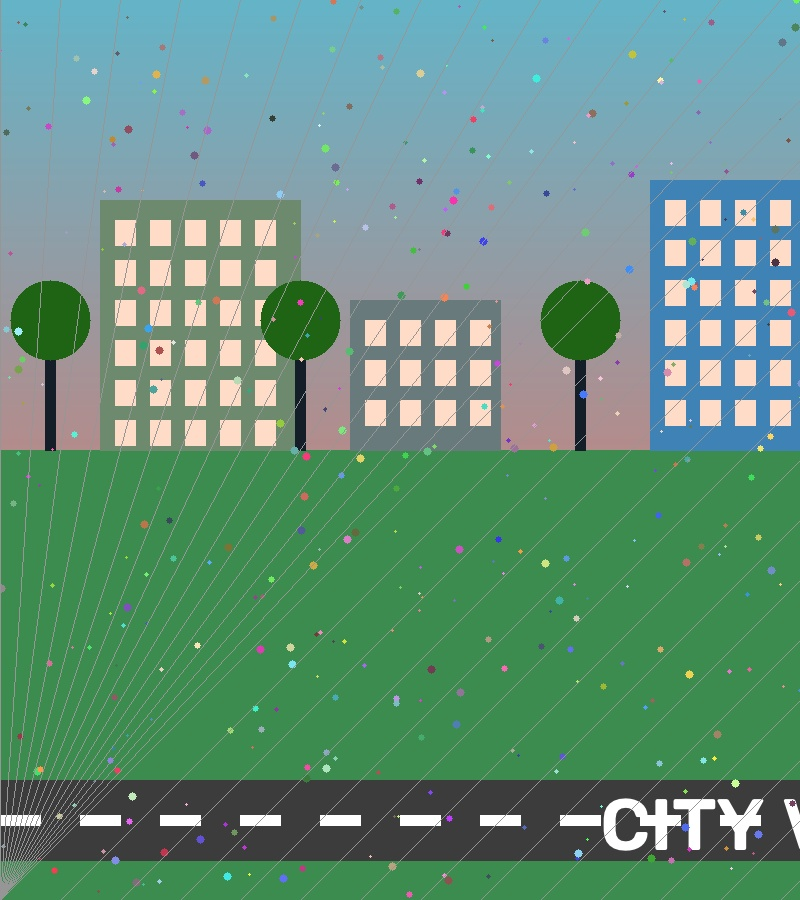
#> input picture feature_panorama/data/input/image1.jpg, 800 x 900 px
$ python -i stitching.py   (imports and definitions only)
#> lines starting #> are read from the running program, lines starting #| are printed output that depends on the picture
#> further down, picture is the input picture: shape (900, 800, 3); mean B, G, R 123.3, 145, 98.6
"""
stitching.py - Multi-image warping and blending for panorama construction.

Provides functions for:
- Computing panorama canvas from transformed corners
- Warping images to a common coordinate system using homographies
- Distance-transform-based weighted blending
- Cropping black borders
"""
import os
import cv2
import numpy as np


# [165 lines left out: functions warp_images_to_common_canvas, blend_warped_images, not called in this run]


def crop_black_borders(image: np.ndarray, threshold: int = 5) -> np.ndarray:
    """Crop black borders from a panorama.

    Finds the bounding box of non-black pixels and crops to that region.

    Args:
        image: BGR panorama image.
        threshold: Pixel value below which is considered black.

    Returns:
        Cropped image.
    """
#> called with threshold = 5
    gray = cv2.cvtColor(image, cv2.COLOR_BGR2GRAY)
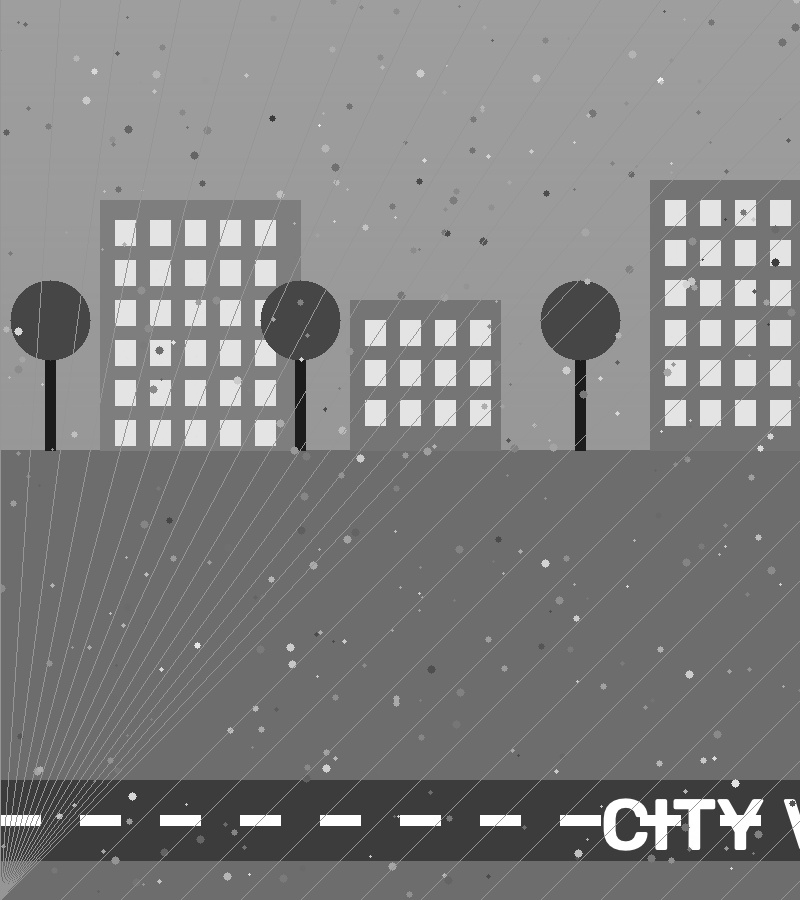
#> gray: shape (900, 800); min 20, max 255, mean 128.6
    _, binary = cv2.threshold(gray, threshold, 255, cv2.THRESH_BINARY)
#> binary: shape (900, 800); every value is 255

    contours, _ = cv2.findContours(binary, cv2.RETR_EXTERNAL, cv2.CHAIN_APPROX_SIMPLE)
#> contours = [[[0, 0], [0, 899], [799, 899], [799, 0]]]

    if not contours:
        return image

    # Find bounding box of all non-black content
    x_min, y_min = image.shape[1], image.shape[0]
#> x_min = 800; y_min = 900
    x_max, y_max = 0, 0

    for contour in contours:
        x, y, cw, ch = cv2.boundingRect(contour)
        x_min = min(x_min, x)
        y_min = min(y_min, y)
        x_max = max(x_max, x + cw)
        y_max = max(y_max, y + ch)
#> this loop made 1 pass
#> (contour, x, y, cw, ch, x_min, y_min, x_max) on pass 1: ([[0, 0], [0, 899], [799, 899], [799, 0]], 0, 0, 800, 900, 0, 0, 800)

    # Add small padding
    pad = 5
    x_min = max(0, x_min - pad)
    y_min = max(0, y_min - pad)
    x_max = min(image.shape[1], x_max + pad)
    y_max = min(image.shape[0], y_max + pad)

    return image[y_min:y_max, x_min:x_max]

>>> import cv2
>>> picture = cv2.imread('../data/input/image1.jpg')
>>> result = crop_black_borders(picture)

$ run again, on feature_panorama/data/input/image2.jpg
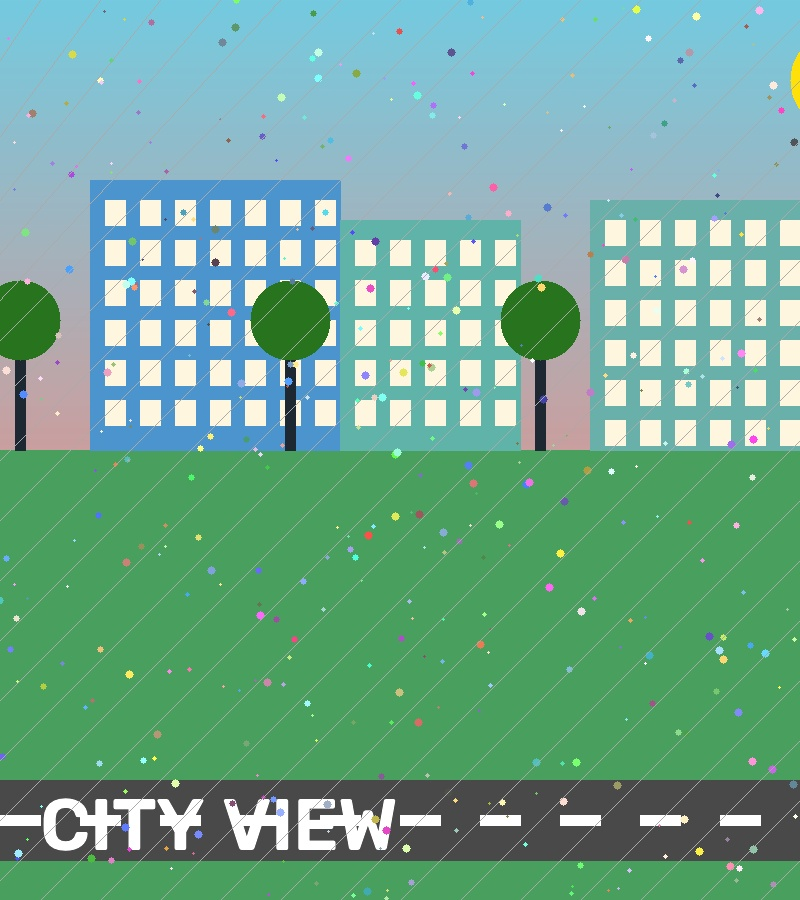
#> input picture feature_panorama/data/input/image2.jpg, 800 x 900 px
#> picture is the input picture: shape (900, 800, 3); mean B, G, R 145.5, 168.3, 110.7
#> in crop_black_borders, `gray = cv2.cvtColor(image, cv2.COLOR_BGR2GRAY)`:
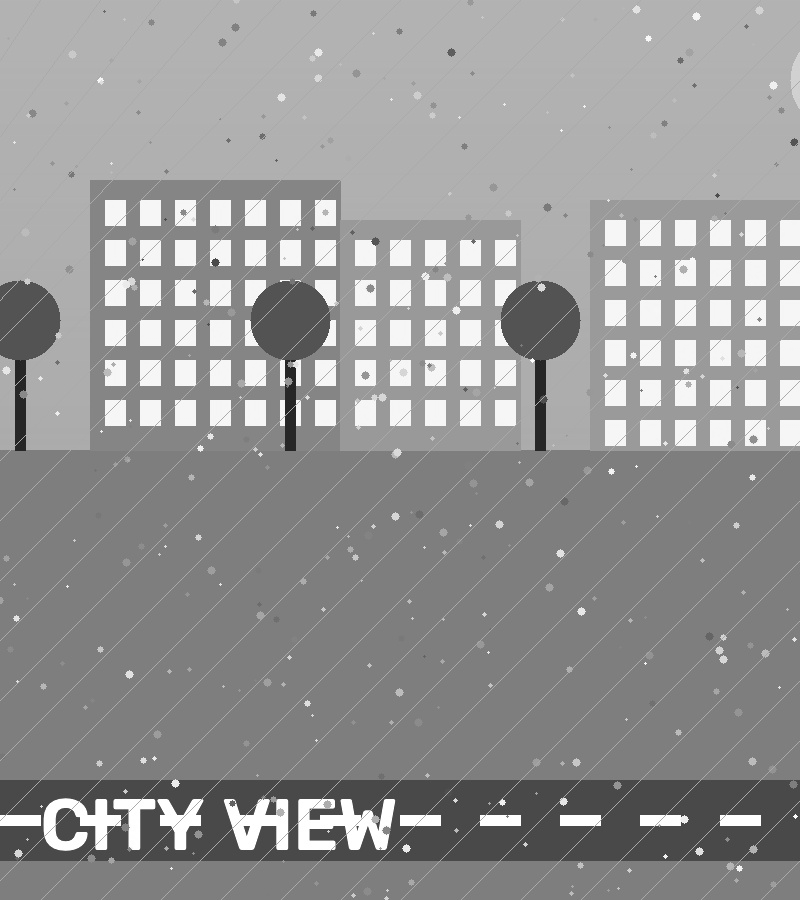
#> gray: shape (900, 800); min 32, max 255, mean 148.5
#> binary: shape (900, 800); every value is 255
#> contours = [[[0, 0], [0, 899], [799, 899], [799, 0]]]
#> the loop in crop_black_borders, `for contour in contours:` made 1 pass
#> (contour, x, y, cw, ch, x_min, y_min, x_max) on pass 1: ([[0, 0], [0, 899], [799, 899], [799, 0]], 0, 0, 800, 900, 0, 0, 800)

$ run again, on feature_panorama/data/input/image3.jpg
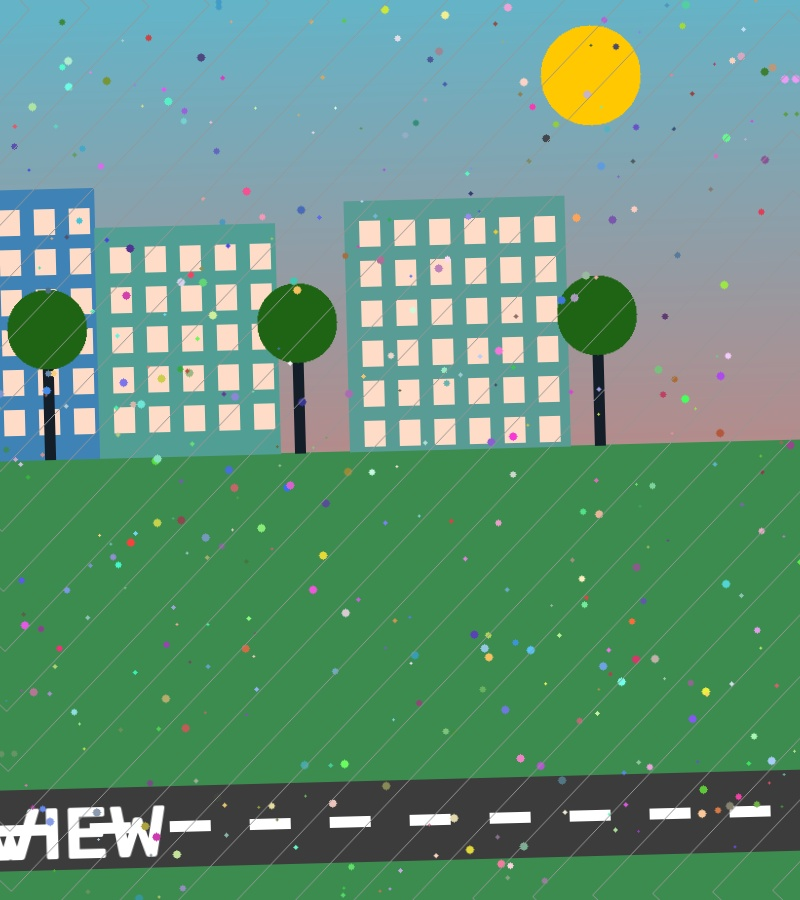
#> input picture feature_panorama/data/input/image3.jpg, 800 x 900 px
#> picture is the input picture: shape (900, 800, 3); mean B, G, R 122.8, 147.8, 99.4
#> in crop_black_borders, `gray = cv2.cvtColor(image, cv2.COLOR_BGR2GRAY)`:
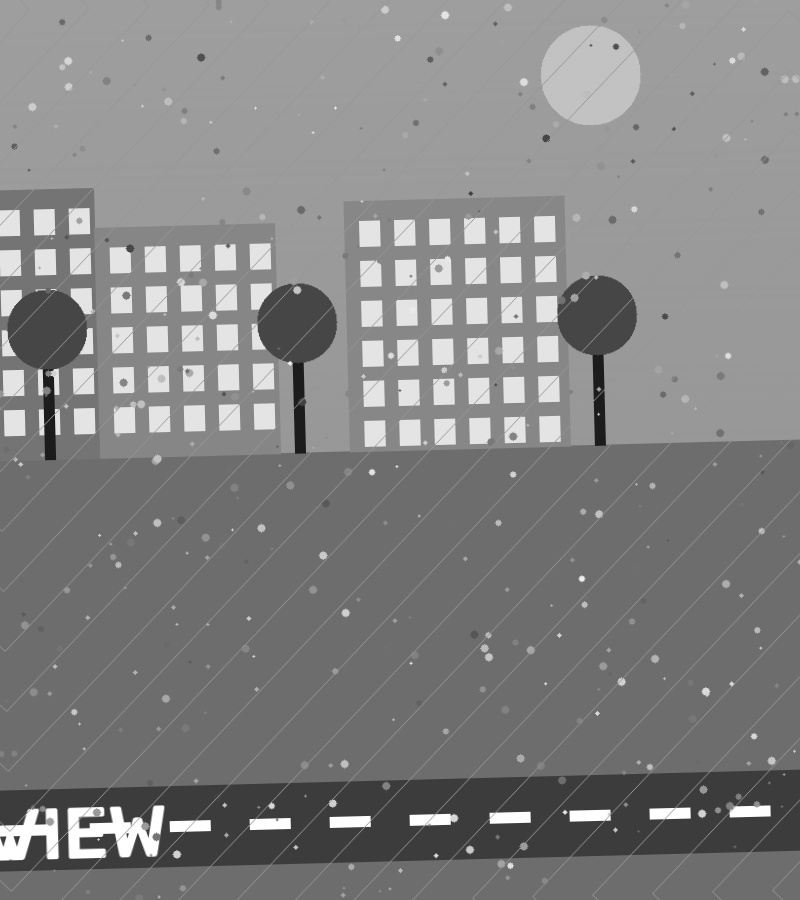
#> gray: shape (900, 800); min 22, max 255, mean 130.5
#> binary: shape (900, 800); every value is 255
#> contours = [[[0, 0], [0, 899], [799, 899], [799, 0]]]
#> the loop in crop_black_borders, `for contour in contours:` made 1 pass
#> (contour, x, y, cw, ch, x_min, y_min, x_max) on pass 1: ([[0, 0], [0, 899], [799, 899], [799, 0]], 0, 0, 800, 900, 0, 0, 800)
